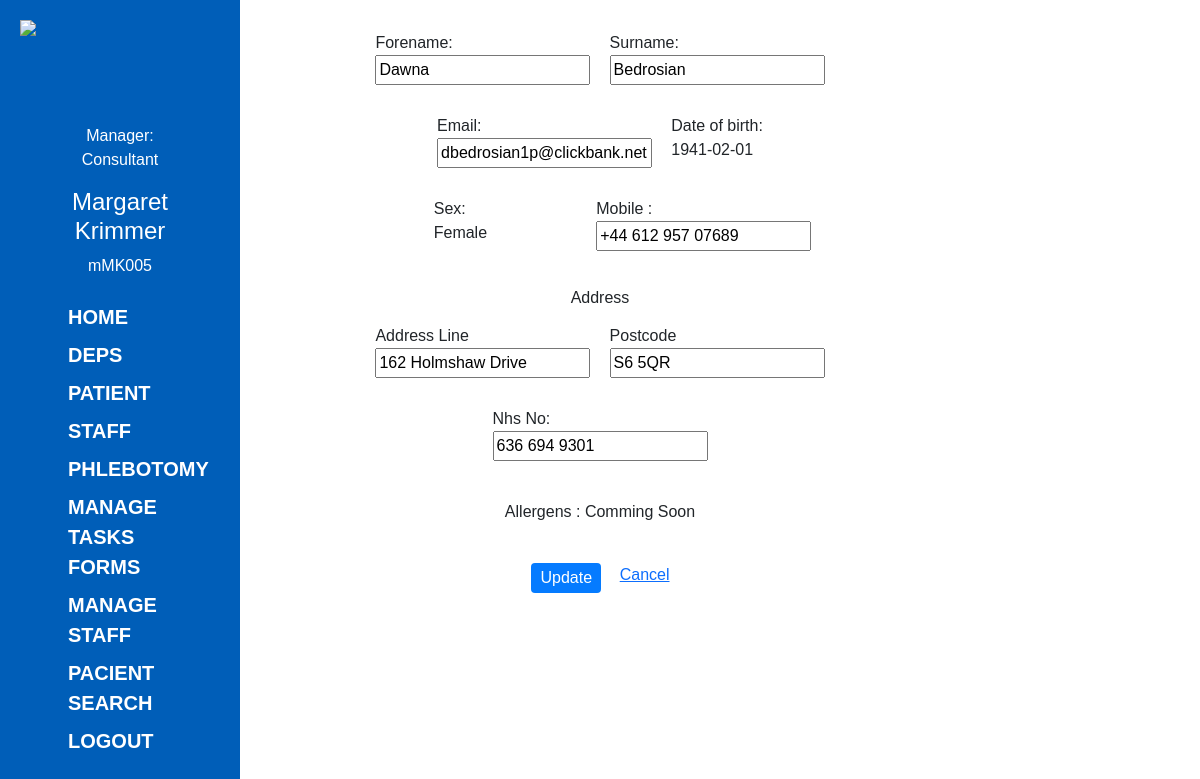
Page /editPages/patient.php?nhs_no=636 694 9301 (signed in) on the committed database.
### tables this page shows
CREATE TABLE user_details (
    user_id character(64) NOT NULL CONSTRAINT user_details_pk PRIMARY KEY,
    fname character(64) NOT NULL,
    lname character(64) NOT NULL,
    email character(64) NOT NULL,
    street character(64) NOT NULL,
    post character(64) NOT NULL,
    mobile character(64) NOT NULL,
    dob character(64) NOT NULL,
    gender character(64) NOT NULL
);

### sql.php (called while the page is built, shortened)
<?php
function add($object, $table,  $link)
{
    $db = new SQLite3('../hospital2.db');
    foreach ($object as $rowKey => $row_entry) {
        foreach ($row_entry as $key => $value)
            if ($key == $link) {
                $stmt = $db->prepare('SELECT * FROM ' . $table . ' WHERE ' . $link . ' = :value');
                $stmt->bindParam(':value', $value, SQLITE3_TEXT);
                $result = $stmt->execute();
                while ($row = $result->fetchArray(SQLITE3_ASSOC)) {
                    foreach ($row as $key => $value) {
                        if ($key != $link) {
                            $object[$rowKey] = $row + $object[$rowKey];
                        }
                    }
                }
            }
    }
    return $object;
}
function getTable($tableName, $columName, $value){
    $db = new SQLite3('../hospital2.db');
    if(isset($columName) && isset($value)){
    $stmt = $db->prepare('SELECT * FROM '.$tableName.' WHERE '.$columName.' = :value');
    $stmt->bindParam(':value', $value, SQLITE3_TEXT);
    }
    else{
    $stmt = $db->prepare('SELECT * FROM '.$tableName);
    }
    $result = $stmt->execute();
    $rows_array = [];
    while ($row = $result->fetchArray(SQLITE3_ASSOC)) {
        $rows_array[] = $row;
    }
    return $rows_array;
}
function getPatientData($x){
    $x = getTable("patient", "nhs_no", $x);
    $x = add($x, "user_details", "user_id");
    $x = add($x, "allergies", "nhs_no");
    return $x;
}
?>

### editPages/patient.php (the view, shortened to what this page needs)
<?php
require '../navbar.php';
if (isset($_GET['nhs_no'])) {
    $patient = $_GET['nhs_no'];
    $patientData = getPatientData($patient);
} else {
    echo "<h1>No patient selected</h1>";
}
function displayDate($x){
    $x = explode("-", $x);
    $x = $x[2]."-".$x[1]."-".$x[0];
    return  $x;
}
?>
<form class="cBodyContent">
    <div class="form-2item">
        <div>
            <label for="fname">Forename:</label><br>
            <input type="text" id="fname" name="fname" value="<?php echo $patientData[0]["fname"]; ?>"><br>
        </div>
        <div>
            <label for="fname">Surname:</label><br>
            <input type="text" id="lname" name="fname" value="<?php echo $patientData[0]["lname"]; ?>"><br>
        </div>
    </div>
    <div class="form-2item">
        <div>
            <label for="email">Email:</label><br>
            <input type="email" id="email" name="email" value="<?php echo $patientData[0]["email"]; ?>"><br>
        </div>
        <div>
            <label for="dob">Date of birth:</label><br>
            <label> <?php echo displayDate($patientData[0]["dob"]); ?><br>
        </div>
    </div>
    <div class="form-2item">
        <div style="margin:0 90px 0px 45px">
            <label for="fname">Sex:</label><br>
            <label for="male"><?php echo $patientData[0]["gender"]; ?></label><br>
        </div>
        <div>
            <label for="mobile">Mobile :</label><br>
            <input type="tel" id="mobile" name="mobile" placeholder="UK Phone Number" pattern="^(?:0|\(?\+33\)?\s?|0033\s?)[1-79](?:[\.\-\s]?\d\d){4}$"  value="<?php echo $patientData[0]["mobile"]; ?>"><br>
        </div>
    </div>
    <div class="form-item-comment">
        <label for="street">Address</label>
    </div>
    <div class="form-2item">
        <div>
            <label for="street">Address Line</label><br>
            <input type="text" id="street" name="street"  value="<?php echo $patientData[0]["street"]; ?>"><br>
        </div>
        <div>
            <label for="post">Postcode</label><br>
            <input type="text" id="post" name="post" pattern="[A-Za-z]{1,2}[0-9Rr][0-9A-Za-z]? [0-9][ABD-HJLNP-UW-Zabd-hjlnp-uw-z]{2}"  value="<?php echo $patientData[0]["post"]; ?>"><br>
        </div>
    </div>
    <div class="form-2item">
        <div>
            <label for="nhs_no">Nhs No:</label><br>
            <input type="email" id="nhs_no" name="nhs_no"  value="<?php echo $patientData[0]["nhs_no"]; ?>"><br>
        </div>
    </div>
    <div class="form-2item">
        <div>
            <div>
                <label>Allergens : Comming Soon</label>
            </div>
        </div>
    </div>
    <div class="form-2item">
        <div>
            <input type="submit" id="submit" value="Update"><br>
        </div>
        <div>
            <a href="../managePages/patients.php">Cancel</a>
        </div>
    </div>
</form>
<?php require '../footer.php'; ?>

### css/style.css (style rules this page uses)
html,body { margin: 0; padding: 0; height: 100%; font-family: sans-serif; }
div { box-sizing: border-box; }

### css/form.css (style rules this page uses)
.cBodyContent { background: white; padding: 1rem; width: 60%; height: 100%; display: flex; flex-direction: column; justify-content: center; }
.form-2item { display: flex; flex-direction: row; justify-content: center; padding: 5px; }
.form-2item div { flex-direction: column; padding: .6rem; }
.form-item-comment { align-items: center; display: flex; flex-direction: column; margin-top: 20px; }
input#submit { background: rgb(5, 123, 255); opacity: 1; width: 70px; border: none; height: 30px; color: white; border-radius: 4px; padding: 0px 10px 0px 10px; }

### rows in the picture
user_details: fname "Dawna", fname "Bedrosian", email "dbedrosian1p@clickbank.net", dob "1941-02-01", gender "Female", mobile "+44 612 957 07689", street "162 Holmshaw Drive", post "S6 5QR"

### other values in the picture
$_SESSION['role'] "Manager"
$_SESSION['profession'] "Consultant"
$_SESSION['fname'] "Margaret"
$_SESSION['lname'] "Krimmer"
$_SESSION['staff_id'] "mMK005"
$_SESSION['dep_name'] "PHLEBOTOMY"
